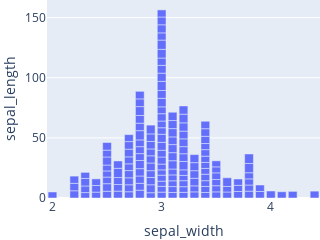

Source (notebook cell):
### Code cell
import plotly.express as px

# using the iris dataset
df = px.data.iris()

# plotting the bar chart
fig = px.bar(df, x="sepal_width", y="sepal_length")

# showing the plot
fig.update_layout(
    margin=dict(l=0, r=0, t=0, b=0),
    autosize=False,
    width=300,
    height=150
)

### Figure 1 — Plotly figure (JSON) as saved in the notebook; plotly's stock layout.template omitted (floating-point values rounded to 4 significant figures; data arrays with more than 128 entries replaced by an {"elided": "..."} marker saying what was removed)
{"data": [{"alignmentgroup": "True", "hovertemplate": "sepal_width=%{x}<br>sepal_length=%{y}<extra></extra>", "legendgroup": "", "marker": {"color": "#636efa", "pattern": {"shape": ""}}, "name": "", "offsetgroup": "", "orientation": "v", "showlegend": false, "textposition": "auto", "type": "bar", "x": {"elided": "150 float values"}, "xaxis": "x", "y": {"elided": "150 float values"}, "yaxis": "y"}], "layout": {"autosize": false, "barmode": "relative", "height": 150, "legend": {"tracegroupgap": 0}, "margin": {"b": 0, "l": 0, "r": 0, "t": 0}, "width": 300, "xaxis": {"anchor": "y", "domain": [0, 1], "title": {"text": "sepal_width"}}, "yaxis": {"anchor": "x", "domain": [0, 1], "title": {"text": "sepal_length"}}}}
